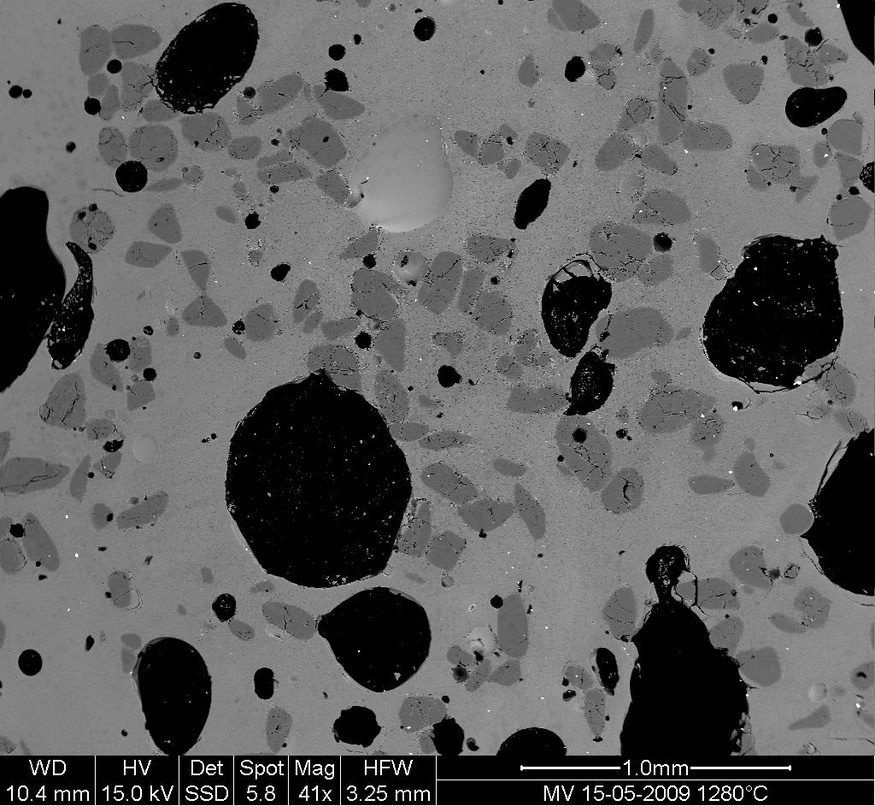
#> input picture challenges/MV_HFV_012.jpg, 875 x 806 px, shrunk from 1024 x 943 before the run
$ jupyter execute SEM.ipynb   (older library calls are emulated)
#> lines starting #> are read from the running program, lines starting #| are printed output that depends on the picture; after the words box and inside, x2 and y2 are one past the last pixel; in counts of white or black regions, pixels touching at a corner belong together
Open the image file MV_HFV_012.jpg and display it. Browse through the keyword arguments in the docstring of imshow to display the image with the “right” orientation (origin in the bottom left corner, and not the upper left corner as for standard arrays).

[cell 1]
import pylab as pl
dat = pl.imread('MV_HFV_012.jpg')
#> dat is the input picture: shape (806, 875); min 0, max 255, mean 95

Crop the image to remove the lower panel with measure information.

[cell 2]
dat = dat[60:]
#> dat: shape (746, 875)

Slightly filter the image with a median filter in order to refine its histogram. Check how the histogram changes.

[cell 3]
import numpy as np
from scipy import ndimage
filtdat = ndimage.median_filter(dat, size=(7,7))
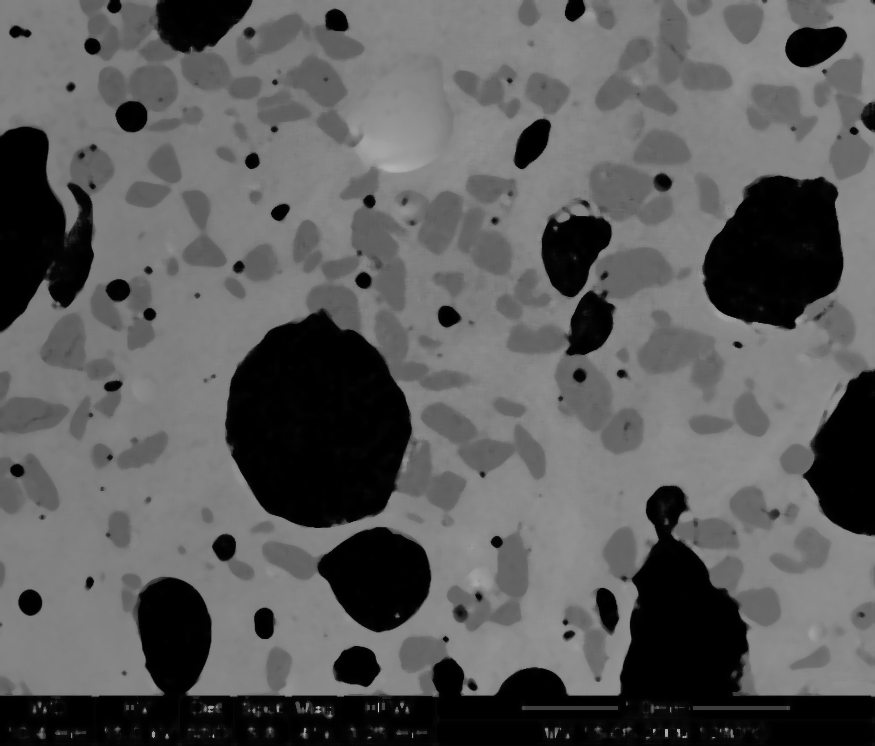
#> filtdat: shape (746, 875); min 0, max 203, mean 92.2
hi_dat = np.histogram(dat, bins=np.arange(256))
hi_filtdat = np.histogram(filtdat, bins=np.arange(256))

Using the histogram of the filtered image, determine thresholds that allow to define masks for sand pixels, glass pixels and bubble pixels. Other option (homework): write a function that determines automatically the thresholds from the minima of the histogram.

[cell 4]
void = filtdat <= 50
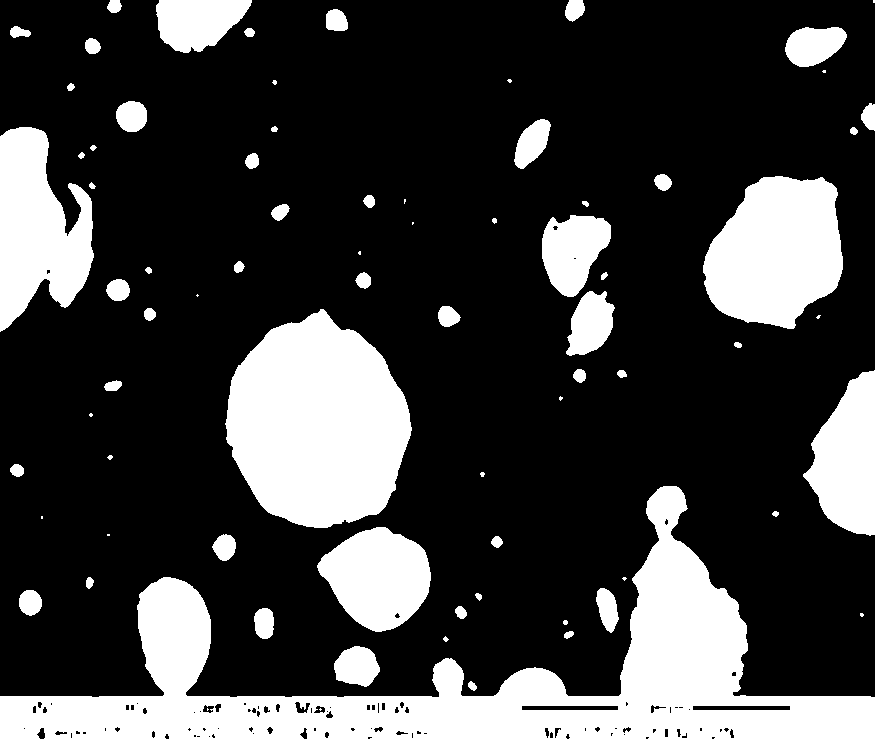
#> void: shape (746, 875) bool; 25.1% white; 76 white regions (18 under 20 px), largest, box (x1, y1, x2, y2) and area: (0, 486, 875, 746) 67251, (225, 309, 412, 528) 29915, (703, 176, 843, 329) 16028
sand = np.logical_and(filtdat > 50, filtdat <= 114)
#> sand: shape (746, 875) bool; 20.8% white; 607 white regions (447 under 20 px), largest, box (x1, y1, x2, y2) and area: (288, 167, 471, 391) 11141, (79, 0, 204, 133) 7504, (507, 319, 644, 454) 6054
glass = filtdat > 114
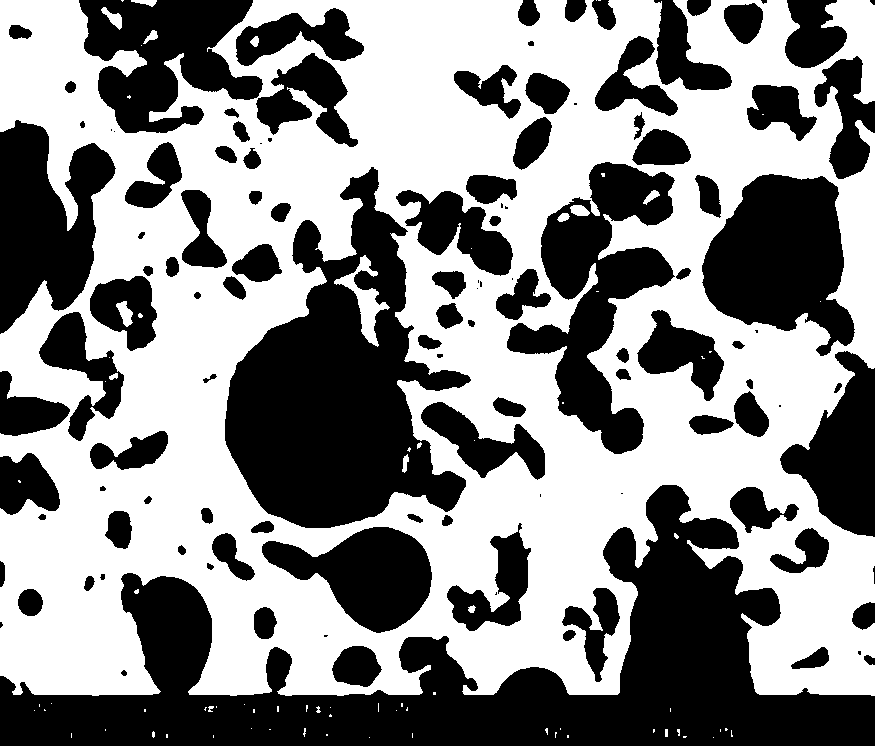
#> glass: shape (746, 875) bool; 54.1% white; 118 black regions (21 under 20 px), largest, box (x1, y1, x2, y2) and area: (0, 485, 875, 746) 80011, (225, 167, 471, 528) 44497, (507, 162, 675, 454) 19806

Display an image in which the three phases are colored with three different colors.

[cell 5]
phases = void.astype(np.int) + 2*glass.astype(np.int) + 3*sand.astype(np.int)
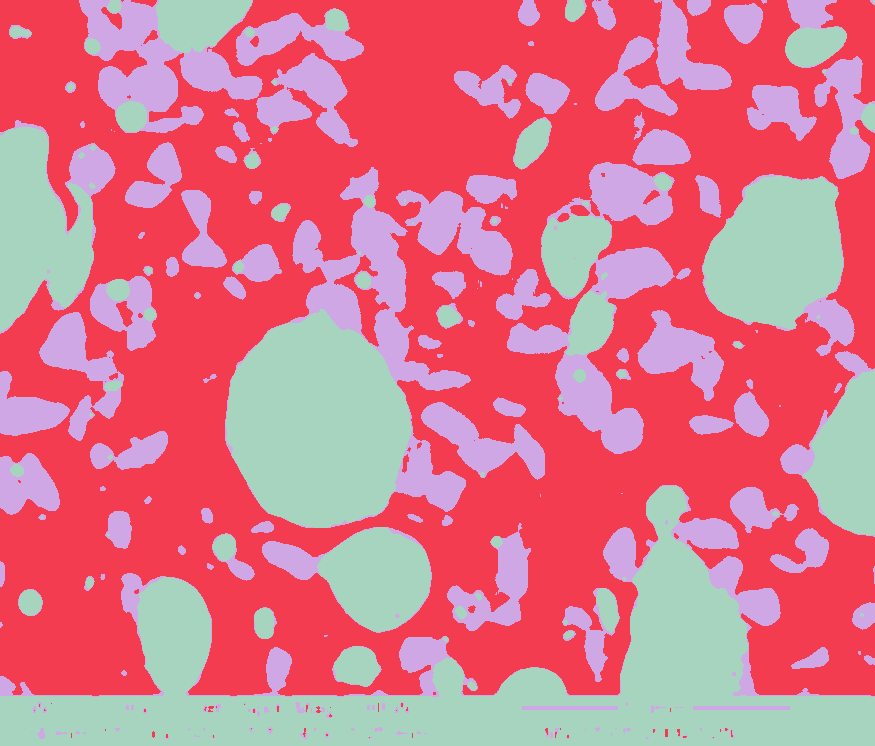
#> phases: shape (746, 875) int64; 3 distinct labels, from 1 to 3; one colour per label, 0 black
pl.imshow(phases)

Use mathematical morphology to clean the different phases

[cell 6]
sand_op = ndimage.binary_opening(sand, iterations=2)
#> sand_op: shape (746, 875) bool; 19.4% white; 128 white regions (15 under 20 px), largest, box (x1, y1, x2, y2) and area: (79, 0, 180, 112) 6526, (351, 204, 471, 391) 6486, (396, 190, 513, 276) 4744
pl.imshow(sand_op)

Attribute labels to all bubbles and sand grains, and remove from the sand mask grains that are smaller than 10 pixels. To do so, use ndimage.sum or np.bincount to compute the grain sizes.

[cell 7]
sand_labels, sand_nb = ndimage.label(sand_op)
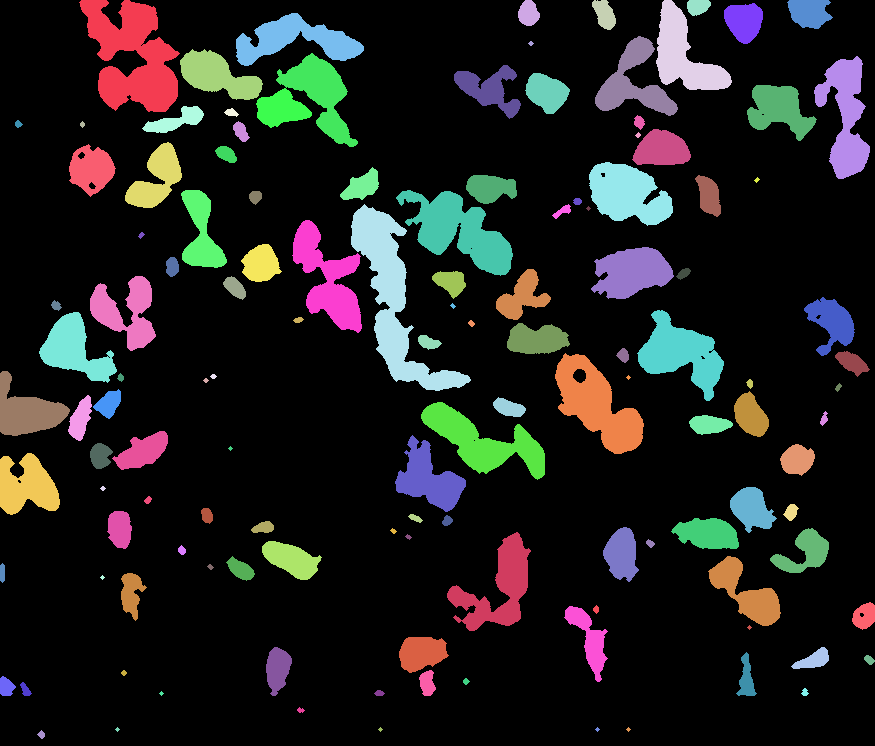
#> sand_labels: shape (746, 875) int32; 130 distinct labels, from 0 to 129; one colour per label, 0 black
#> sand_nb = 129
sand_areas = np.array(ndimage.sum(sand_op, sand_labels, np.arange(sand_labels.max()+1)))
#> sand_areas = 130 values, max 6526 at index 1, min 0 at index 0, mean 972.8
mask = sand_areas > 100
remove_small_sand = mask[sand_labels.ravel()].reshape(sand_labels.shape)
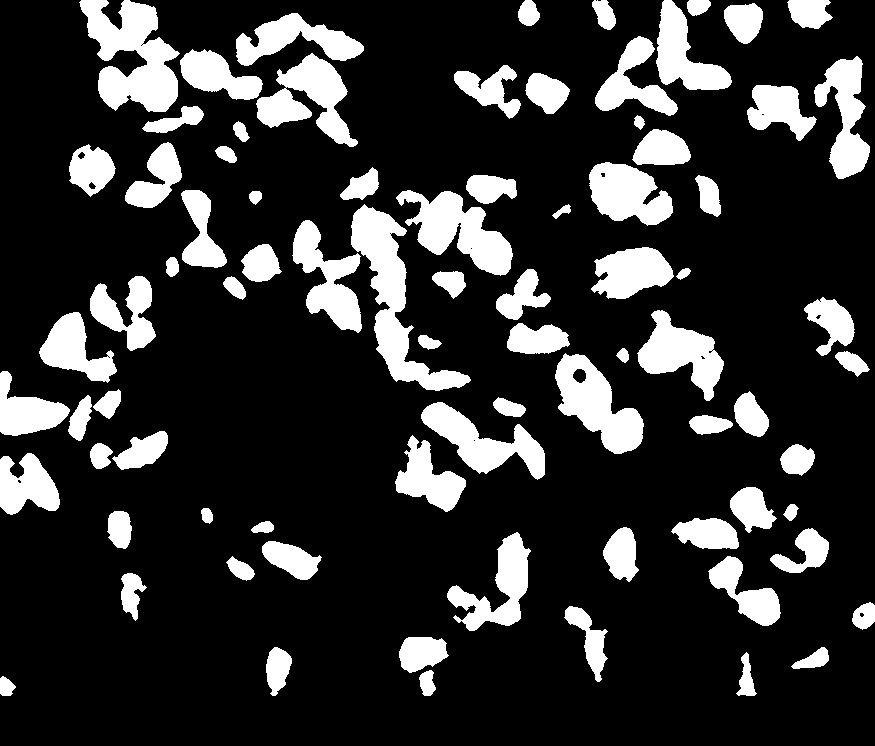
#> remove_small_sand: shape (746, 875) bool; 19.1% white; 81 white regions, largest, box (x1, y1, x2, y2) and area: (79, 0, 180, 112) 6526, (351, 204, 471, 391) 6486, (396, 190, 513, 276) 4744
pl.imshow(remove_small_sand)

Compute the mean size of bubbles.

[cell 8]
bubbles_labels, bubbles_nb = ndimage.label(void)
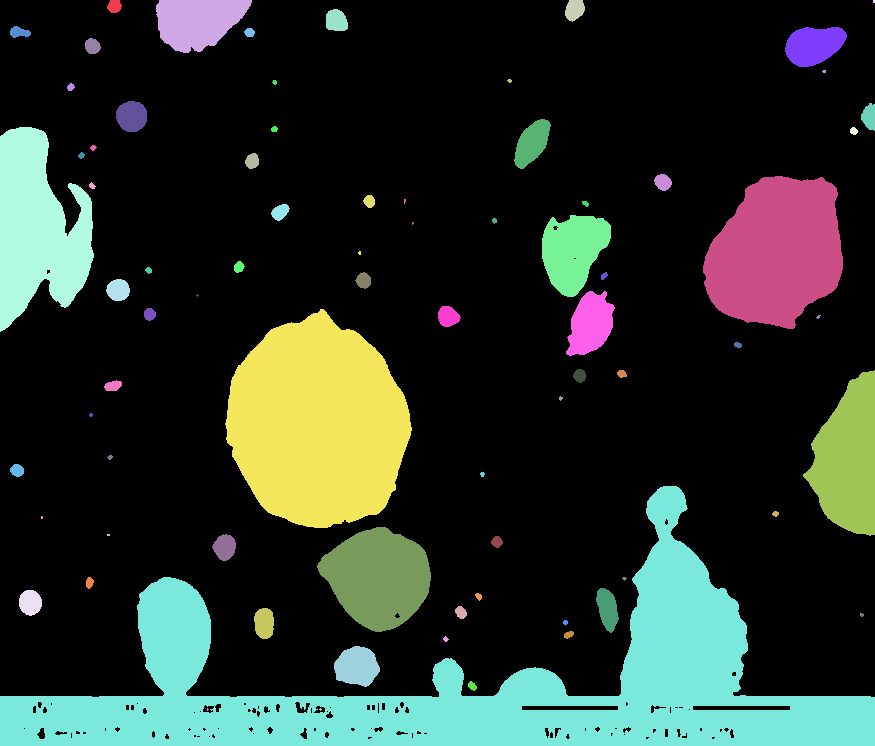
#> bubbles_labels: shape (746, 875) int32; 77 distinct labels, from 0 to 76; one colour per label, 0 black
#> bubbles_nb = 76
bubbles_areas = np.bincount(bubbles_labels.ravel())[1:]
#> bubbles_areas = 76 values, max 67251 at index 54, min 4 at index 74, mean 2157.1
mean_bubble_size = bubbles_areas.mean()
#> mean_bubble_size = 2157.1
median_bubble_size = np.median(bubbles_areas)
#> median_bubble_size = 73.5
mean_bubble_size, median_bubble_size
#> Out = (2157.1, 73.5)
